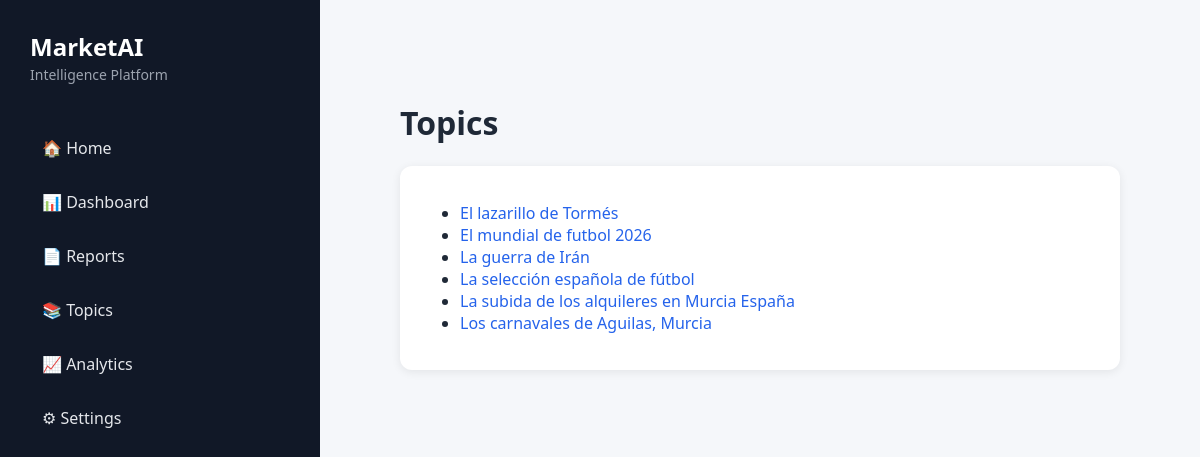
/topics, run on an earlier commit of the app's database.
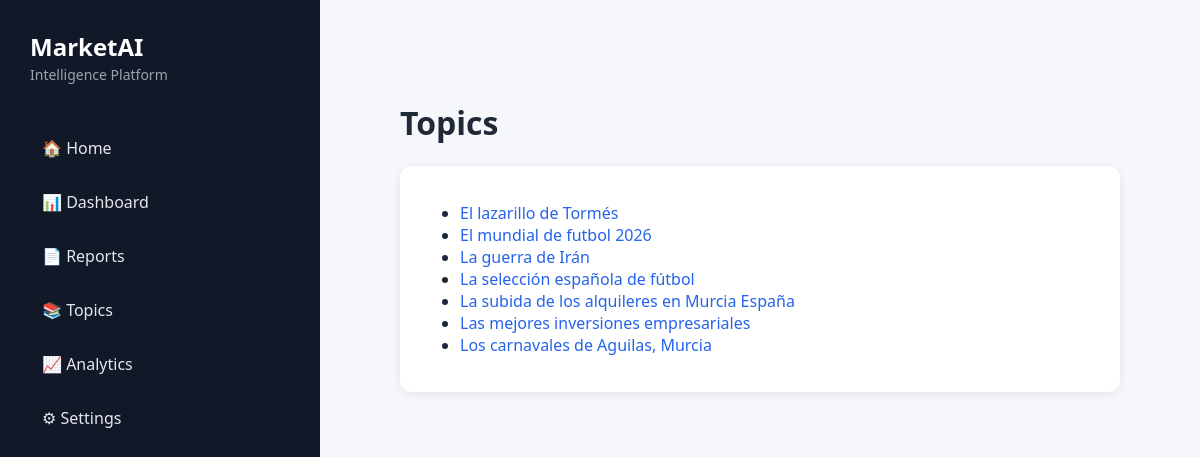
And on a later commit of the database.
### tables this page shows
CREATE TABLE reports (

        id INTEGER PRIMARY KEY AUTOINCREMENT,

        topic TEXT NOT NULL,

        created_at TEXT NOT NULL,

        market_opportunity INTEGER,

        competitive_threat INTEGER,

        technology_maturity INTEGER,

        regulatory_risk INTEGER,

        investment_attractiveness INTEGER,

        markdown_path TEXT,

        pdf_path TEXT
    , md_path TEXT);

### app/dashboard/server.py (the view)
@app.get("/topics")
def topics_page(request: Request):
    reports = get_all_reports()
    topics = sorted(
        list(
            set(
                report[1]
                for report in reports
            )
        )
    )
    return templates.TemplateResponse(
        request=request,
        name="topics.html",
        context={
            "topics": topics
        }
    )

### app/dashboard/templates/topics.html
{% set title = "Topics" %}
{% extends "base.html" %}
{% block content %}
<h1>Topics</h1>
<div class="card">
    <ul>
        {% for topic in topics %}
        <li>
            <a href="/topic/{{ topic }}">
                {{ topic }}
            </a>
        </li>
        {% endfor %}
    </ul>
</div>
{% endblock %}

What changed in the data, as far as the page shows it:
added reports: topic "Las mejores inversiones empresariales"
